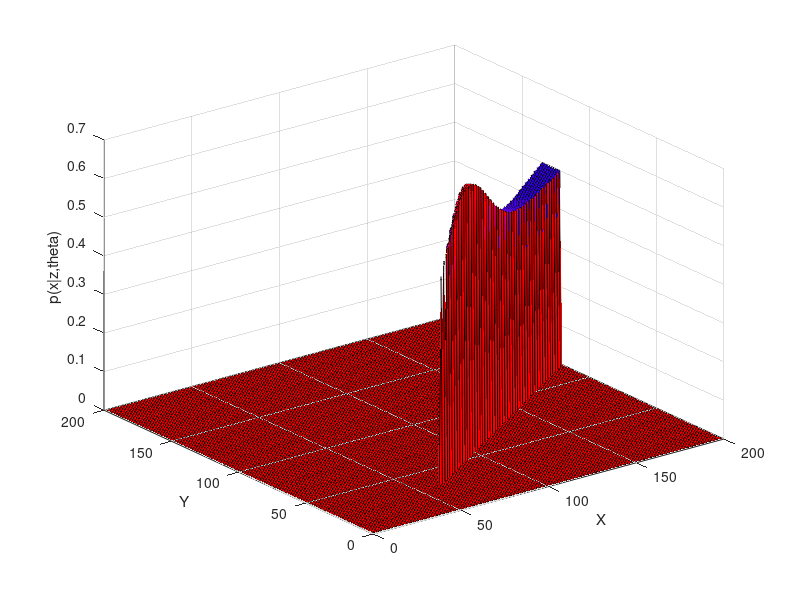

This chart was generated by the following MATLAB code:
function plotinvsensor2()

  % tamanho da celula
  tamCel = 50;     % mm
  % numero de celulas
  numCelX = 200;     % 10 x 10 m
  numCelY = 200;
  % mapa
  mapa = zeros(numCelX, numCelY);

  % pose do robo
  px = 3000;
  py = 1500;
  pth = 15*pi/180;

  % leitura do laser
  range = 2000;
  fi = 20*pi/180;
  mu = [range fi];

  % dados do laser
  precisao = 50;  % mm
  passo = 1*pi/180;   % rad

  sigma = [2 0 ; 0 0.2];   % altera o shape da curva
% sigma = [0.5 0 ; 0 0.05];   % altera o shape da curva
% sigma = [0.05 0 ; 0 0.005];   % altera o shape da curva
  invSigma = inv(sigma);
  Pmin = 0.4;

  K = 0.5;   % altera o maximo da curva (0.7-0.8)
%  K = 0.02;   % altera o maximo da curva (0.7-0.8)
%  K = 0.0002;   % altera o maximo da curva

  x = linspace(1, numCelX, numCelX);  % X
  y = linspace(1, numCelY, numCelY);  % Y
  [xx, yy] = meshgrid(x, y);
  max = 0;

  z = zeros(length(y), length(x));
  for i=1:length(x)
    % posicao da celula (i,j) no referencial global
    xi = (i-1)*tamCel + tamCel/2;
    for j=1:length(y)
       yj = (j-1)*tamCel + tamCel/2;
       % raio em relacao ao robo
       r = sqrt((xi-px)^2 + (yj-py)^2);
       % angulo em relacao ao robo
       b = atan2((yj-py), (xi-px)) - pth;
       % diferença em relacao a leitura do sensor
       delta = [r b] - mu;
       if abs(delta(2)) > 2*passo
%       if abs(delta(2)) > 2*passo || abs(delta(1)) > 2*precisao
         continue;
       end
       if r < mu(1)
          P = Pmin;
       else
          P = 0.5;
       end
       delta(1) = delta(1)/1000;   % distancia em metros
       z(i,j) = P + (K/(2*pi*sigma(1,1)*sigma(2,2)) + 0.5-P)*exp(-0.5*delta*invSigma*delta');
       mapa(i,j) = mapa(i,j) + log(z(i,j)/(1-z(i,j)));
       if z(i,j) > max
          max = z(i,j);
       end
     end
  end
  max

  surf(xx,yy,z');
  xlabel('X')
  ylabel('Y')
  zlabel('p(x|z,theta)')
  colormap(hsv)

end
